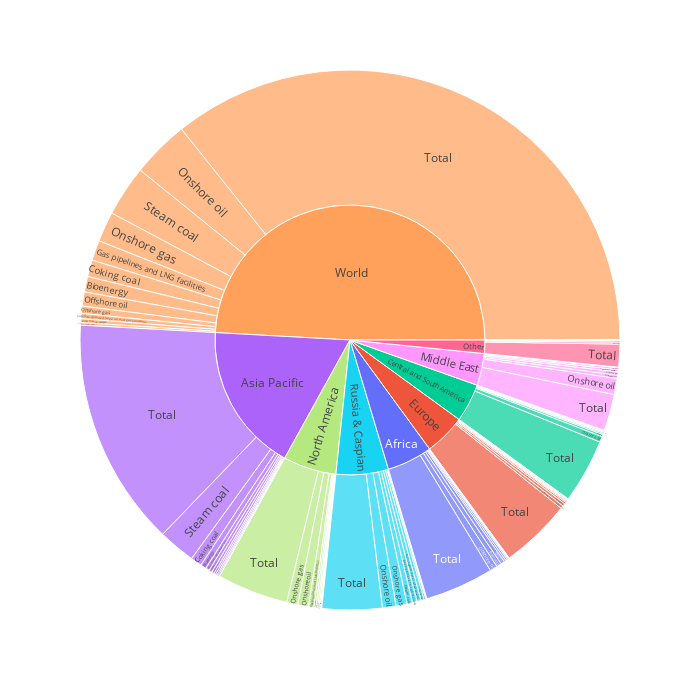

Notebook cell for this chart:
### Code cell
# Region-based segment chart

px.sunburst(emissions, values='emissions', 
                        path=['region', 'segment'], 
                        color='region', 
            width=700, height=700)

### Figure 1 — Plotly figure (JSON) as saved in the notebook; plotly's stock layout.template omitted (floating-point values rounded to 4 significant figures)
{"data": [{"branchvalues": "total", "customdata": [["Africa"], ["Europe"], ["Central and South America"], ["Asia Pacific"], ["Africa"], ["World"], ["Russia & Caspian"], ["Other"], ["North America"], ["Middle East"], ["Europe"], ["Central and South America"], ["Asia Pacific"], ["Africa"], ["World"], ["Russia & Caspian"], ["Other"], ["North America"], ["Middle East"], ["Europe"], ["Central and South America"], ["Asia Pacific"], ["Africa"], ["World"], ["Russia & Caspian"], ["Other"], ["Middle East"], ["North America"], ["North America"], ["World"], ["Other"], ["North America"], ["Middle East"], ["Europe"], ["Central and South America"], ["Asia Pacific"], ["Africa"], ["World"], ["Russia & Caspian"], ["Other"], ["North America"], ["Middle East"], ["Europe"], ["Central and South America"], ["Asia Pacific"], ["Africa"], ["World"], ["Russia & Caspian"], ["Other"], ["North America"], ["Middle East"], ["Europe"], ["Central and South America"], ["Asia Pacific"], ["Africa"], ["Russia & Caspian"], ["Middle East"], ["Europe"], ["Central and South America"], ["Russia & Caspian"], ["Other"], ["North America"], ["Middle East"], ["Europe"], ["Central and South America"], ["Asia Pacific"], ["Africa"], ["World"], ["Russia & Caspian"], ["Other"], ["North America"], ["Middle East"], ["Europe"], ["Central and South America"], ["Asia Pacific"], ["Africa"], ["World"], ["Russia & Caspian"], ["Other"], ["North America"], ["Middle East"], ["Europe"], ["Central and South America"], ["Asia Pacific"], ["World"], ["Africa"], ["Asia Pacific"], ["Central and South America"], ["Asia Pacific"], ["Africa"], ["World"], ["Russia & Caspian"], ["Other"], ["North America"], ["Middle East"], ["Europe"], ["Central and South America"], ["Asia Pacific"], ["Africa"], ["World"], ["Russia & Caspian"], ["Russia & Caspian"], ["North America"], ["Middle East"], ["Europe"], ["Central and South America"], ["Asia Pacific"], ["Africa"], ["World"], ["Russia & Caspian"], ["Other"], ["North America"], ["Middle East"], ["Europe"], ["Other"], ["World"]], "domain": {"x": [0, 1], "y": [0, 1]}, "hovertemplate": "labels=%{label}<br>emissions=%{value}<br>parent=%{parent}<br>id=%{id}<br>region=%{customdata[0]}<extra></extra>", "ids": ["Africa/Bioenergy", "Europe/Satellite-detected large oil and gas emissions", "Central and South America/Satellite-detected large oil and gas emissions", "Asia Pacific/Satellite-detected large oil and gas emissions", "Africa/Satellite-detected large oil and gas emissions", "World/Other from oil and gas", "Russia & Caspian/Other from oil and gas", "Other/Other from oil and gas", "North America/Other from oil and gas", "Middle East/Other from oil and gas", "Europe/Other from oil and gas", "Central and South America/Other from oil and gas", "Asia Pacific/Other from oil and gas", "Africa/Other from oil and gas", "World/Other from coal", "Russia & Caspian/Other from coal", "Other/Other from coal", "North America/Other from coal", "Middle East/Other from coal", "Europe/Other from coal", "Central and South America/Other from coal", "Asia Pacific/Other from coal", "Africa/Other from coal", "World/Onshore oil", "Russia & Caspian/Onshore oil", "Other/Onshore oil", "Middle East/Satellite-detected large oil and gas emissions", "North America/Onshore oil", "North America/Satellite-detected large oil and gas emissions", "World/Satellite-detected large oil and gas emissions", "Other", "North America", "Middle East", "Europe", "Central and South America", "Asia Pacific", "Africa", "World/Total", "Russia & Caspian/Total", "Other/Total", "North America/Total", "Middle East/Total", "Europe/Total", "Central and South America/Total", "Asia Pacific/Total", "Africa/Total", "World/Steam coal", "Russia & Caspian/Steam coal", "Other/Steam coal", "North America/Steam coal", "Middle East/Steam coal", "Europe/Steam coal", "Central and South America/Steam coal", "Asia Pacific/Steam coal", "Africa/Steam coal", "Russia & Caspian/Satellite-detected large oil and gas emissions", "Middle East/Onshore oil", "Europe/Onshore oil", "Central and South America/Onshore oil", "Russia & Caspian/Gas pipelines and LNG facilities", "Other/Gas pipelines and LNG facilities", "North America/Gas pipelines and LNG facilities", "Middle East/Gas pipelines and LNG facilities", "Europe/Gas pipelines and LNG facilities", "Central and South America/Gas pipelines and LNG facilities", "Asia Pacific/Gas pipelines and LNG facilities", "Africa/Gas pipelines and LNG facilities", "World/Coking coal", "Russia & Caspian/Coking coal", "Other/Coking coal", "North America/Coking coal", "Middle East/Coking coal", "Europe/Coking coal", "Central and South America/Coking coal", "Asia Pacific/Coking coal", "Africa/Coking coal", "World/Bioenergy", "Russia & Caspian/Bioenergy", "Other/Bioenergy", "North America/Bioenergy", "Middle East/Bioenergy", "Europe/Bioenergy", "Central and South America/Bioenergy", "Asia Pacific/Bioenergy", "World/Gas pipelines and LNG facilities", "Africa/Offshore gas", "Asia Pacific/Offshore gas", "Central and South America/Offshore gas", "Asia Pacific/Onshore oil", "Africa/Onshore oil", "World/Onshore gas", "Russia & Caspian/Onshore gas", "Other/Onshore gas", "North America/Onshore gas", "Middle East/Onshore gas", "Europe/Onshore gas", "Central and South America/Onshore gas", "Asia Pacific/Onshore gas", "Africa/Onshore gas", "World/Offshore oil", "Russia & Caspian", "Russia & Caspian/Offshore oil", "North America/Offshore oil", "Middle East/Offshore oil", "Europe/Offshore oil", "Central and South America/Offshore oil", "Asia Pacific/Offshore oil", "Africa/Offshore oil", "World/Offshore gas", "Russia & Caspian/Offshore gas", "Other/Offshore gas", "North America/Offshore gas", "Middle East/Offshore gas", "Europe/Offshore gas", "Other/Offshore oil", "World"], "labels": ["Bioenergy", "Satellite-detected large oil and gas emissions", "Satellite-detected large oil and gas emissions", "Satellite-detected large oil and gas emissions", "Satellite-detected large oil and gas emissions", "Other from oil and gas", "Other from oil and gas", "Other from oil and gas", "Other from oil and gas", "Other from oil and gas", "Other from oil and gas", "Other from oil and gas", "Other from oil and gas", "Other from oil and gas", "Other from coal", "Other from coal", "Other from coal", "Other from coal", "Other from coal", "Other from coal", "Other from coal", "Other from coal", "Other from coal", "Onshore oil", "Onshore oil", "Onshore oil", "Satellite-detected large oil and gas emissions", "Onshore oil", "Satellite-detected large oil and gas emissions", "Satellite-detected large oil and gas emissions", "Other", "North America", "Middle East", "Europe", "Central and South America", "Asia Pacific", "Africa", "Total", "Total", "Total", "Total", "Total", "Total", "Total", "Total", "Total", "Steam coal", "Steam coal", "Steam coal", "Steam coal", "Steam coal", "Steam coal", "Steam coal", "Steam coal", "Steam coal", "Satellite-detected large oil and gas emissions", "Onshore oil", "Onshore oil", "Onshore oil", "Gas pipelines and LNG facilities", "Gas pipelines and LNG facilities", "Gas pipelines and LNG facilities", "Gas pipelines and LNG facilities", "Gas pipelines and LNG facilities", "Gas pipelines and LNG facilities", "Gas pipelines and LNG facilities", "Gas pipelines and LNG facilities", "Coking coal", "Coking coal", "Coking coal", "Coking coal", "Coking coal", "Coking coal", "Coking coal", "Coking coal", "Coking coal", "Bioenergy", "Bioenergy", "Bioenergy", "Bioenergy", "Bioenergy", "Bioenergy", "Bioenergy", "Bioenergy", "Gas pipelines and LNG facilities", "Offshore gas", "Offshore gas", "Offshore gas", "Onshore oil", "Onshore oil", "Onshore gas", "Onshore gas", "Onshore gas", "Onshore gas", "Onshore gas", "Onshore gas", "Onshore gas", "Onshore gas", "Onshore gas", "Offshore oil", "Russia & Caspian", "Offshore oil", "Offshore oil", "Offshore oil", "Offshore oil", "Offshore oil", "Offshore oil", "Offshore oil", "Offshore gas", "Offshore gas", "Offshore gas", "Offshore gas", "Offshore gas", "Offshore gas", "Offshore oil", "World"], "marker": {"colors": ["#636efa", "#EF553B", "#00cc96", "#ab63fa", "#636efa", "#FFA15A", "#19d3f3", "#FF6692", "#B6E880", "#FF97FF", "#EF553B", "#00cc96", "#ab63fa", "#636efa", "#FFA15A", "#19d3f3", "#FF6692", "#B6E880", "#FF97FF", "#EF553B", "#00cc96", "#ab63fa", "#636efa", "#FFA15A", "#19d3f3", "#FF6692", "#FF97FF", "#B6E880", "#B6E880", "#FFA15A", "#FF6692", "#B6E880", "#FF97FF", "#EF553B", "#00cc96", "#ab63fa", "#636efa", "#FFA15A", "#19d3f3", "#FF6692", "#B6E880", "#FF97FF", "#EF553B", "#00cc96", "#ab63fa", "#636efa", "#FFA15A", "#19d3f3", "#FF6692", "#B6E880", "#FF97FF", "#EF553B", "#00cc96", "#ab63fa", "#636efa", "#19d3f3", "#FF97FF", "#EF553B", "#00cc96", "#19d3f3", "#FF6692", "#B6E880", "#FF97FF", "#EF553B", "#00cc96", "#ab63fa", "#636efa", "#FFA15A", "#19d3f3", "#FF6692", "#B6E880", "#FF97FF", "#EF553B", "#00cc96", "#ab63fa", "#636efa", "#FFA15A", "#19d3f3", "#FF6692", "#B6E880", "#FF97FF", "#EF553B", "#00cc96", "#ab63fa", "#FFA15A", "#636efa", "#ab63fa", "#00cc96", "#ab63fa", "#636efa", "#FFA15A", "#19d3f3", "#FF6692", "#B6E880", "#FF97FF", "#EF553B", "#00cc96", "#ab63fa", "#636efa", "#FFA15A", "#19d3f3", "#19d3f3", "#B6E880", "#FF97FF", "#EF553B", "#00cc96", "#ab63fa", "#636efa", "#FFA15A", "#19d3f3", "#FF6692", "#B6E880", "#FF97FF", "#EF553B", "#FF6692", "#FFA15A"]}, "name": "", "parents": ["Africa", "Europe", "Central and South America", "Asia Pacific", "Africa", "World", "Russia & Caspian", "Other", "North America", "Middle East", "Europe", "Central and South America", "Asia Pacific", "Africa", "World", "Russia & Caspian", "Other", "North America", "Middle East", "Europe", "Central and South America", "Asia Pacific", "Africa", "World", "Russia & Caspian", "Other", "Middle East", "North America", "North America", "World", "", "", "", "", "", "", "", "World", "Russia & Caspian", "Other", "North America", "Middle East", "Europe", "Central and South America", "Asia Pacific", "Africa", "World", "Russia & Caspian", "Other", "North America", "Middle East", "Europe", "Central and South America", "Asia Pacific", "Africa", "Russia & Caspian", "Middle East", "Europe", "Central and South America", "Russia & Caspian", "Other", "North America", "Middle East", "Europe", "Central and South America", "Asia Pacific", "Africa", "World", "Russia & Caspian", "Other", "North America", "Middle East", "Europe", "Central and South America", "Asia Pacific", "Africa", "World", "Russia & Caspian", "Other", "North America", "Middle East", "Europe", "Central and South America", "Asia Pacific", "World", "Africa", "Asia Pacific", "Central and South America", "Asia Pacific", "Africa", "World", "Russia & Caspian", "Other", "North America", "Middle East", "Europe", "Central and South America", "Asia Pacific", "Africa", "World", "", "Russia & Caspian", "North America", "Middle East", "Europe", "Central and South America", "Asia Pacific", "Africa", "World", "Russia & Caspian", "Other", "North America", "Middle East", "Europe", "Other", ""], "type": "sunburst", "values": [2948.0, 7.8, 27.3, 18.0, 72, 2292.0, 145.2, 28.12, 682.4, 172.6, 490.3, 120.4, 755.9, 98.28, 1518.0, 135.8, 35.81, 24.8, 1.312, 464.7, 4.166, 988.3, 44.48, 34230.0, 8104.0, 169.1, 134.4, 6347.0, 357.6, 3102.0, 16000.0, 63350.0, 38100.0, 49210.0, 45640.0, 177700.0, 54200.0, 355800.0, 35760.0, 13580.0, 42450.0, 21830.0, 42330.0, 38320.0, 136100.0, 40930.0, 30300.0, 3242.0, 838.1, 1202.0, 0.5593, 1046.0, 371.3, 22230.0, 1120.0, 2489.0, 9633.0, 266.7, 3453.0, 2724.0, 114.0, 3224.0, 1361.0, 1714.0, 600.0, 2266.0, 635.7, 10010.0, 1914.0, 17.07, 918.9, 35.7, 642.5, 25.48, 6671.0, 88.29, 9208.0, 29.47, 1187.0, 348.9, 9.656, 1592.0, 354.2, 3456.0, 11960.0, 486.4, 1061.0, 325.5, 1891.0, 4469.0, 17960.0, 6543.0, 25.58, 6680.0, 1151.0, 363.7, 751.8, 1509.0, 1073.0, 8429.0, 62420.0, 955.2, 1002.0, 1947.0, 146.4, 1290.0, 776.8, 2232.0, 4343.0, 380.1, 5.621, 111.7, 1824.0, 148.2, 0.02884, 489200.0]}], "layout": {"height": 700, "legend": {"tracegroupgap": 0}, "margin": {"t": 60}, "width": 700}}
